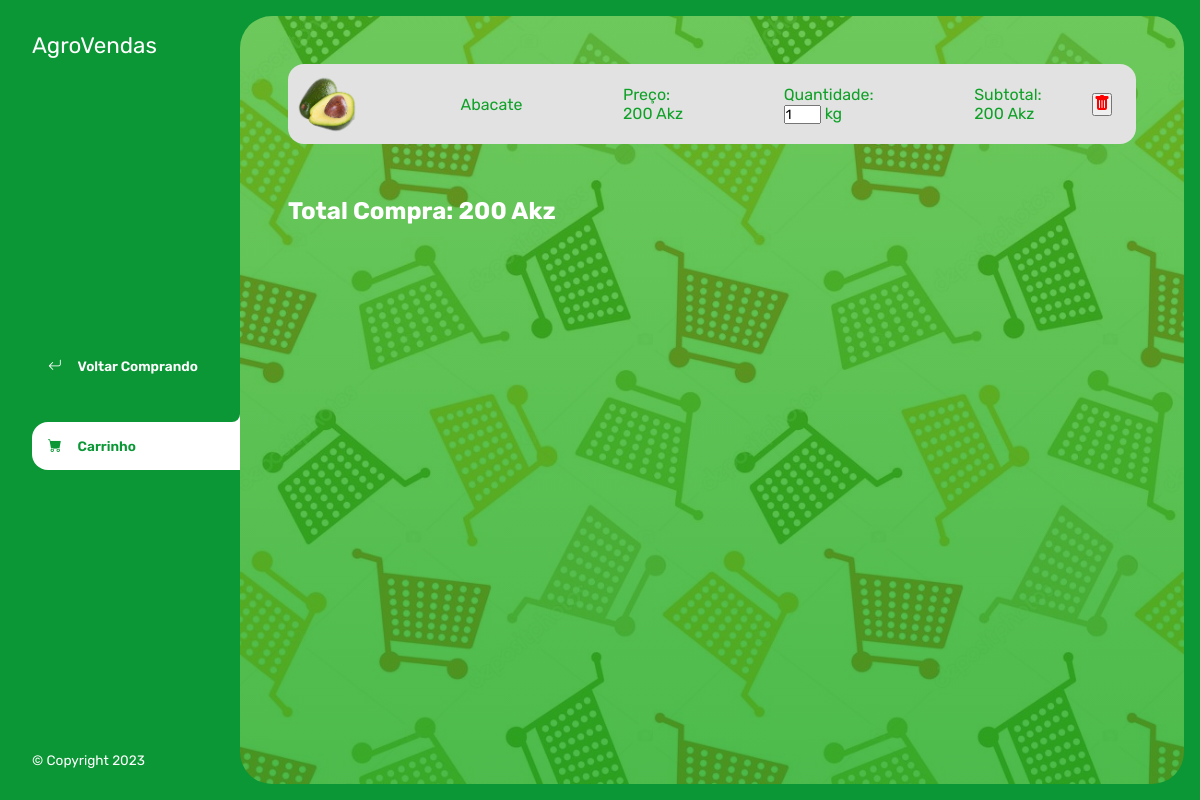
The page /Carrinho.php?id=2 on the database its author committed.
### tables this page shows
CREATE TABLE `produto` (
  `id` int(11) NOT NULL AUTO_INCREMENT,
  `nome` text NOT NULL,
  `kg` text NOT NULL,
  `descricao` text NOT NULL,
  `imagem` text NOT NULL,
  `preco` double NOT NULL,
  PRIMARY KEY (`id`)
);

### Carrinho.php (the view, shortened to what this page needs)
<?php
  include 'config.php';
  if (isset($_SESSION['Carrinho'])) {
  	if (isset($_GET['id'])) {
	    $arreglo = $_SESSION['Carrinho'];
	    $encontro = false;
	    $numero = 0;
	    for ($i=0; $i < count($arreglo) ; $i++) {
	    	if ($arreglo[$i]['id'] == $_GET['id']) {
	    		$encontro = true;
	    		$numero = $i;
	    	}
	    }
	    if ($encontro) {
	    	$arreglo[$numero]['quantidade']++;
	    	$_SESSION['Carrinho'] = $arreglo;
	    }
        else{
        	$nome = "";
       	    $preco = 0;
       	    $imagem = "";
       	    $resultado = mysqli_query($conexao,"select * from produto where id =". $_GET['id']);
            while($resulset=mysqli_fetch_array($resultado)){
            	$nome = $resulset['nome'];
            	$preco = $resulset['preco'];
            	$imagem = $resulset['imagem'];
            }
            $nuevoproducto = array('id'=>$_GET['id'],
            	               'nome'=>$nome,
            	               'preco'=>$preco,
            	               'imagem'=>$imagem,
                               'quantidade'=>1);
            array_push($arreglo, $nuevoproducto);
            $_SESSION['Carrinho'] = $arreglo;
        }
  	}
  }else{
       if (isset($_GET['id'])) {
       	    $resultado = mysqli_query($conexao,"select * from produto where id =". $_GET['id']);
       }
  }
 ?>
<!DOCTYPE html>
<html lang="pt-pt">
<head>
    <link rel="stylesheet" href="https://cdn.jsdelivr.net/npm/bootstrap-icons@1.9.1/font/bootstrap-icons.css">
    <link rel="stylesheet" type="text/css" href="https://cdn.jsdelivr.net/npm/toastify-js/src/toastify.min.css">
    <link rel="stylesheet" href="./css/Carrinho.css">
</head>
<body>
    <div class="wrapper">
        <aside>
            <header>
                <h1 class="logo">AgroVendas</h1>
            </header>
            <nav>
                <ul>
                    <li>
                        <a class="boton-menu boton-volver" href="index.php">
                            <i class="bi bi-arrow-return-left"></i> Voltar Comprando
                        </a>
                    </li>
                    <li>
                        <a class="boton-menu boton-carrito active" href="./Carrinho.php">
                            <i class="bi bi-cart-fill"></i> Carrinho
                        </a>
                    </li>
                </ul>
            </nav>
            <footer>
                <p class="texto-footer">© Copyright 2023</p>
            </footer>
        </aside>
        <main>
                    <section>
                    <?php
                        $total = 0;
                        if (isset($_SESSION['Carrinho'])){
                            $total = 0;
                            $datos = $_SESSION['Carrinho'];
                            for ($i=0; $i < count($datos); $i++) {
                    ?>
                                <div >
                                    <section class="carrinho-produtos">
                                        <img class="carrinho-img" src="./produtos/<?php echo($datos[$i]['imagem']) ?>" alt=""><br>
                                        <span class="carrinho-titulo"><?php echo($datos[$i]['nome']) ?></span><br>
                                        <span class="carrinho-preco"> Preço:<?php echo "<br>"?> <?php echo($datos[$i]['preco']) ?> Akz</span><br>
                                        <span class="carrinho-quantidad">Quantidade:
                                        <?php echo "<br>"?>
                                            <input type="" value="<?php echo($datos[$i]['quantidade'])?>" size='2' data-preco="<?php echo($datos[$i]['preco']) ?>" data-id="<?php echo($datos[$i]['id']) ?>">
                                         kg</span><br>
                                        <span class="carrinho-subtotal">Subtotal:<?php echo "<br>"?><?php echo($datos[$i]['quantidade']*$datos[$i]['preco'])?> Akz</span>
                                        <button ><a href="##" class="eliminar" data-id="<?php echo($datos[$i]['id']) ?>"></a>
                                        </button>
                                    </section>
                                </div>
                    <?php
                                $total = $total + $datos[$i]['preco'] * $datos[$i]['quantidade'];
                            }
                        }
                        else{
                            echo "<div><h2>Seu carrinho de compras está vazio </h2></div><br>";
                        }
                        echo "<br><br><div><h2 class='total-compras' id='total'>Total Compra: " .$total. " Akz</h2></div><br>";
                    ?>
                </section>
        </main>
    </div>
</body>
</html>

### css/Carrinho.css (style rules this page uses)
:root { --clr-main: #0fa127; --clr-main-light: #0e691d; --clr-white: #ececec; --clr-gray: #e2e2e2; --clr-red: #961818; }
* { margin: 0; padding: 0; box-sizing: border-box; font-family: 'Rubik', sans-serif; }
h1, h2, h3, h4, h5, h6, p, a, input, textarea, ul { margin: 0; padding: 0; }
ul { list-style-type: none; }
a { text-decoration: none; }
.wrapper { display: grid; grid-template-columns: 1fr 4fr; background-color: #0b9735; }
aside { padding: 2rem; padding-right: 0; color: #fff; position: sticky; top: 0; height: 100vh; display: flex; flex-direction: column; justify-content: space-between; }
.logo { font-weight: 400; font-size: 1.4rem; }
.boton-menu { background-color: transparent; border: 0; color: #fff; cursor: pointer; display: flex; align-items: center; gap: 1rem; font-weight: 600; padding: 1rem; font-size: .85rem; width: 100%; }
.boton-menu.active { background-color:#fff; color: #0b9735; border-top-left-radius: 1rem; border-bottom-left-radius: 1rem; position: relative; }
.boton-menu.active::before { content: ''; position: absolute; width: 1rem; height: 2rem; bottom: 100%; right: 0; background-color: transparent; border-bottom-right-radius: .5rem; box-shadow: 0 1rem 0 #fff; }
.boton-menu.active::after { content: ''; position: absolute; width: 1rem; height: 2rem; top: 100%; right: 0; background-color: transparent; border-top-right-radius: .5rem; box-shadow: 0 -1rem 0 var #fff; }
.boton-carrito { margin-top: 2rem; }
.texto-footer { color: #fff; font-size: .85rem; }
main { background: linear-gradient(to bottom,#29af0fad, #18a718c5),url(../img01/carrinho.jpg); background-repeat: no-repeat; background-size: cover; margin: 1rem; margin-left: 0; border-radius: 2rem; padding: 3rem; }

### Carrinho.php (style rules this page uses)
.carrinho-produtos { display: flex; justify-content: space-between; align-items: center; background-color: var(--clr-gray); color: var(--clr-main); padding: .5rem; padding-right: 1.5rem; border-radius: 1rem; margin-bottom: 15px; }
.carrinho-img { width: 4rem; border-radius: 1rem; }
.eliminar { color: red; }
.total-compras { color: #fff; }

### rows shown on the page
produto: imagem (picture), nome "Abacate", preco "200", kg "1", $datos[$i]['quantidade']*$datos[$i]['preco'] "200"

### other values the page prints
$total "200"
